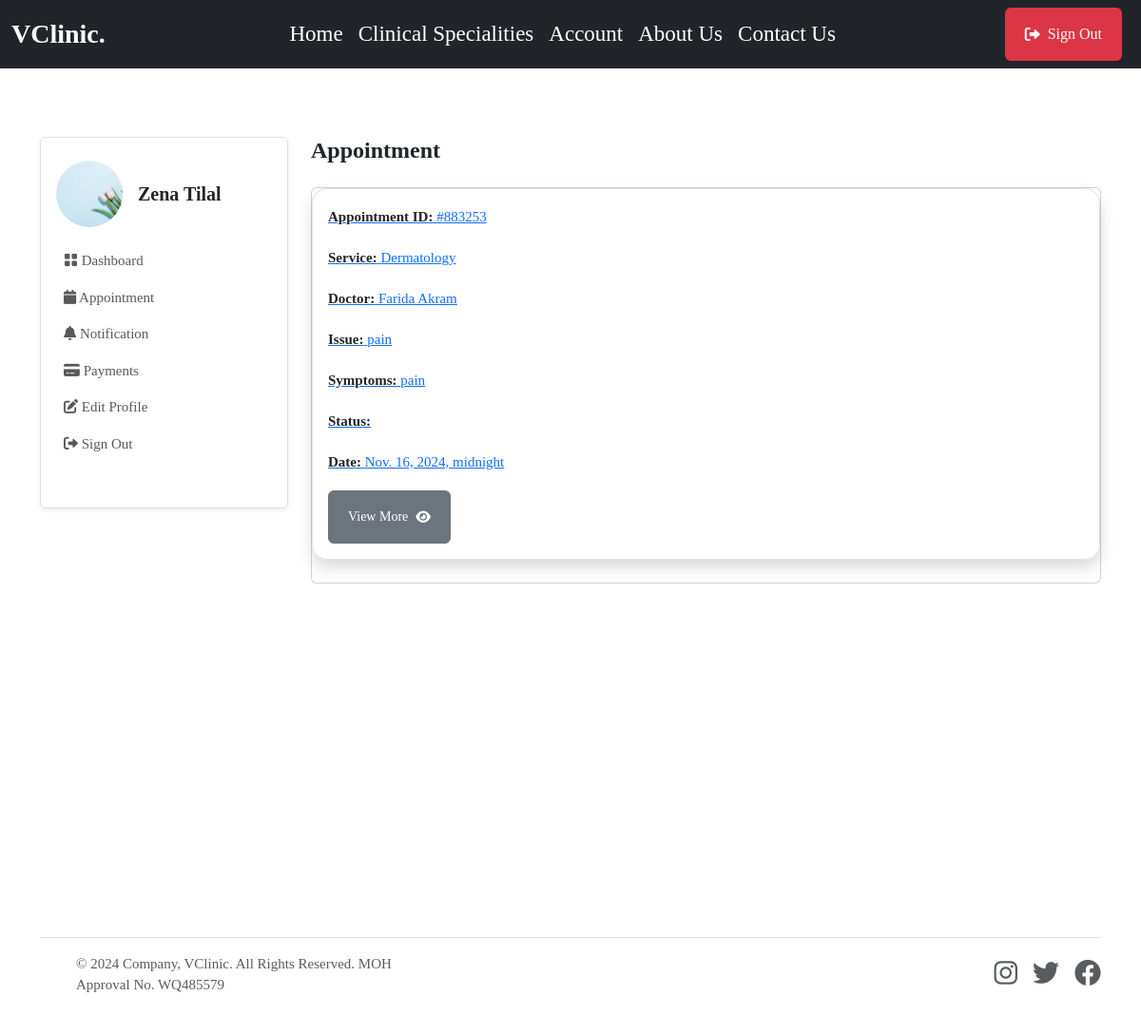
/patient/appointments (signed in), run on the app's committed database.
### userauthapp/models.py (models this page shows, shortened)
class User(AbstractUser):       # override default user model
    email = models.EmailField(unique=True)
    username = models.CharField(max_length=100, null=True, blank=True)
    user_type = models.CharField(max_length=50, choices=USER_TYPE, null=True, blank=True, default=None)
    USERNAME_FIELD = "email"
    REQUIRED_FIELDS = ['username']

### patientapp/models.py (models this page shows, shortened)
class Patient(models.Model):         #create a new model from scratch
    user = models.OneToOneField(userauth_models.User, on_delete=models.CASCADE)  #when we delete this user , we delete doctor, there should be only one doctor that has one user model
    image = models.FileField(upload_to='images', blank=True, null=True)
    full_name = models.CharField(max_length=100, blank=True, null=True)
    mobile = models.CharField(max_length=15, blank=True, null=True)
    address = models.CharField(max_length=100, null=True, blank=True)
    email = models.CharField(max_length=100, null=True, blank=True)
    gender = models.CharField(max_length=100, null=True, blank=True)
    blood_group = models.CharField(max_length=100, null=True, blank=True)
    date_of_birth= models.DateTimeField(default=timezone.now, null=True, blank=True)

### mainapp/models.py (models this page shows, shortened)
class Appointment(models.Model):
    STATUS = [
        ('Scheduled', 'Scheduled'),
        ('Completed', 'Completed'),
        ('Pending', 'Pending'),
        ('Cancelled', 'Cancelled')
    ]
    service = models.ForeignKey(Service, on_delete=models.SET_NULL, null=True, blank=True, related_name='service_appointments')
    doctor = models.ForeignKey(doctor_models.Doctor, on_delete=models.SET_NULL, null=True, blank=True, related_name='doctor_appointments')
    patient = models.ForeignKey(patient_models.Patient, on_delete=models.SET_NULL, null=True, blank=True, related_name='appointments_patient')
    appointment_date = models.DateTimeField(null=True, blank=True)
    issues = models.TextField(blank=True, null=True)
    symptoms = models.TextField(blank=True, null=True)
    appointment_id = ShortUUIDField(length=6, max_length=10, alphabet="1234567890")
    appointment_status = models.CharField(max_length=120, choices=STATUS, default='Pending')

class Service(models.Model):
    image = models.FileField(upload_to="images", null=True, blank=True)
    name = models.CharField(max_length=255)         # name of clinical specialitis
    description = models.TextField(blank=True, null=True)       # description of clinical specialitis
    cost = models.DecimalField(max_digits=10, decimal_places=2)         # How mush the clinical specialitis cost
    available_doctors = models.ManyToManyField(doctor_models.Doctor, blank=True)        #every clinical specialitis have many doctors

### doctorapp/models.py (models this page shows, shortened)
class Doctor(models.Model):         #create a new model from scratch
    user = models.OneToOneField(userauth_models.User, on_delete=models.CASCADE)  #when we delete this user , we delete doctor, there should be only one doctor that has one user model
    image = models.FileField(upload_to='images', default='images/doctor-default.png', blank=True, null=True)
    full_name = models.CharField(max_length=100, blank=True, null=True)
    mobile = models.CharField(max_length=15, blank=True, null=True)
    country = models.CharField(max_length=100, null=True, blank=True)
    bio = models.CharField(max_length=100, null=True, blank=True)
    specializations = models.CharField(max_length=100, null=True, blank=True)
    qualifications = models.CharField(max_length=100, null=True, blank=True)
    years_of_experience = models.CharField(max_length=100, null=True, blank=True)
    next_available_appointment_date = models.DateTimeField(default=timezone.now, null=True, blank=True)

### patientapp/views.py (the view)
# urls.py: path("appointments", views.appointments, name="appointments"),
@login_required
def appointments(request):
    patient = patient_models.Patient.objects.get(user=request.user)
    appointments = base_models.Appointment.objects.filter(patient=patient)
    context = {
        "appointments": appointments,
    }
    return render(request, "patientapp/appointments.html", context)

### templates/patientapp/appointments.html
{% extends 'partials/base.html' %} {% block content %}
<section class="pt-5 pb-5">
    <div class="container">
        <div class="row mt-0 mt-md-4">
            {% include 'patientapp/sidebar.html' %}
            <div class="col-lg-9 col-md-8 col-12">
                <h4 class="mb-0 mb-4 fw-bold">Appointment</h4>
                <div class="card mb-4">
                    {% for a in appointments %}
                    <div class="shadow border p-3 mb-4 rounded-4">
                        <a href="{% url 'patientapp:appointment_detail' a.appointment_id %}">
                            <p><span class="fw-semibold text-dark">Appointment ID:</span> #{{a.appointment_id}}</p>
                            <p><span class="fw-semibold text-dark">Service:</span> {{a.service.name}}</p>
                            <p><span class="fw-semibold text-dark">Doctor:</span> {{a.doctor.full_name}}</p>
                            <p><span class="fw-semibold text-dark">Issue:</span> {{a.issues}}</p>
                            <p><span class="fw-semibold text-dark">Symptoms:</span> {{a.symptoms}}</p>
                            <p><span class="fw-semibold text-dark">Status:</span> {{a.status}}</p>
                            <p><span class="fw-semibold text-dark">Date:</span> {{a.appointment_date}}</p>
                            <button class="btn btn-secondary btn-sm">View More <i class="fas fa-eye ms-2"></i></button>
                        </a>
                    </div>
                    {% endfor %}
                </div>
            </div>
        </div>
    </div>
</section>
{% endblock content %}

### templates/patientapp/sidebar.html (shortened to what this page needs)
<div class="col-lg-3 col-md-4 col-12">
    <nav class="navbar navbar-expand-md shadow-sm mb-4 mb-lg-0 sidenav border rounded">
        <div class="collapse navbar-collapse p-3" id="sidenav">
            <div class="navbar-nav flex-column">
                <div class="d-flex align-items-center mb-3">
                    {% if request.user.patient.image %}
                    <img src="{{request.user.patient.image.url}}" alt="avatar" class="rounded-circle avatar-xl" style="width: 70px; height: 70px; object-fit: cover" />
                    {% endif %}
                    <div class="ms-3">
                        <h5 class="mb-0 fw-bold">{{request.user.patient.full_name}}</h5>
                    </div>
                </div>
                <ul class="list-unstyled ms-n2 mb-4">
                    <li class="nav-item">
                        <a class="dropdown-item nav-link" href="{% url 'patientapp:dashboard' %}"><i class="bi bi-grid-fill"></i> Dashboard</a>
                    </li>
                    <li class="nav-item">
                        <a class="dropdown-item nav-link" href="{% url 'patientapp:appointments' %}"><i class="fas fa-calendar"></i> Appointment</a>
                    </li>
                    <li class="nav-item">
                        <a class="dropdown-item nav-link" href="{% url 'patientapp:notifications' %}"><i class="fas fa-bell"></i> Notification</a>
                    </li>
                    <li class="nav-item">
                        <a class="dropdown-item nav-link" href="{% url 'patientapp:payments' %}"><i class="fas fa-credit-card"></i> Payments</a>
                    </li>
                    <li class="nav-item">
                        <a class="nav-link" href="{% url 'patientapp:profile' %}"> <i class="fas fa-edit"></i> Edit Profile </a>
                    </li>
                    <li class="nav-item">
                        <a class="nav-link" href="{% url 'userauthapp:sign-out' %}"> <i class="fas fa-sign-out-alt"></i> Sign Out </a>
                    </li>
                </ul>
            </div>
        </div>
    </nav>
</div>

### static/assets/css/style.css (style rules this page uses)
body { background: #ffffff; color: var(--bs-body-color); font-size: 15px; font-family: var(--body-font-family); margin: 0; overflow-x: hidden !important; font-weight: 400; }
.p, p { line-height: 1.8; color: var(--paragraphColor); }
.btn { padding: 10px 20px; height: 56px; display: inline-flex; align-items: center; justify-content: center; cursor: pointer; transition: all ease 0.4s; border-radius: 0.375rem; overflow: hidden; animation-delay: 0.7s; animation-duration: 0.5s; position: relative; }
.btn::after { background-color: rgba(255, 255, 255, 0.76); content: ""; height: 150px; left: -75px; position: absolute; top: -35px; transform: rotate(35deg); transition: all 1600ms cubic-bezier(0.19, 1, 0.22, 1); width: 40px; opacity: 0; }

### data on the page
User: user.patient.image (picture), user.patient.full_name "Zena Tilal"
Appointment: appointment_id "883253", service.name "Dermatology", doctor.full_name "Farida Akram", issues "pain", symptoms "pain", appointment_date "Nov. 16, 2024, midnight"
